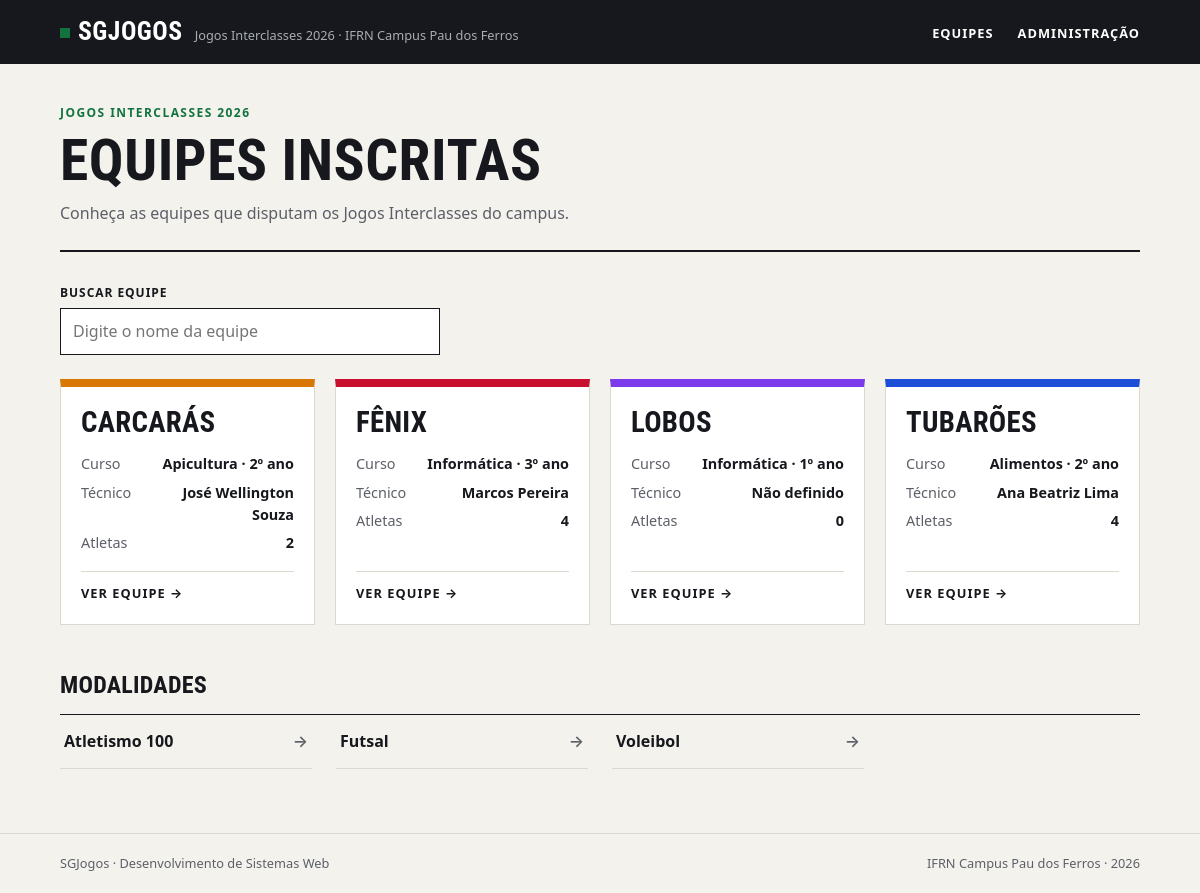
The page / on the database its author committed.
### jogos/models.py (models this page shows, shortened)
class Equipe(models.Model):
    nome = models.CharField(max_length=50, unique=True)
    curso = models.CharField(max_length=50)
    cor = models.CharField(max_length=50)
    criada_em = models.DateField(auto_now_add=True)
    class Meta:
        verbose_name = 'Equipe'
        verbose_name_plural = 'Equipes'
        ordering = ['nome']

class Tecnico(models.Model):
    nome = models.CharField(max_length=50)
    email = models.EmailField(max_length=254)
    telefone = models.CharField(max_length=50)
    equipe = models.OneToOneField("Equipe", on_delete=models.CASCADE, related_name='tecnico')
    class Meta:
        verbose_name = 'Tecnico'
        verbose_name_plural = 'Tecnicos'
        ordering = ['nome']
    def __str__(self):
        return self.nome

class Modalidade(models.Model):
    class Tipo(models.TextChoices):
        COLETIVO = 'coletivo'
        INDIVIDUAL = 'individual'
    nome = models.CharField(max_length=50, unique=True)
    tipo = models.CharField(choices=Tipo)
    max_atletas = models.PositiveIntegerField()
    class Meta:
        verbose_name = 'Modalidade'
        verbose_name_plural = 'Modalidades'
        ordering = ['nome']
    def __str__(self):
        return self.nome

### jogos/views.py (the view)
# urls.py: path('', index, name="index"),
def index(request):
    equipes = Equipe.objects.all()
    modalidades = Modalidade.objects.all()
    return render(request, "jogos/index.html", {'equipes': equipes, 'modalidades': modalidades})

### jogos/templates/jogos/index.html (shortened to what this page needs)
{% extends "base.html" %}
{% load static %}
{% block main %}
        <header class="topo">
            <span class="sobretitulo">Jogos Interclasses 2026</span>
            <h1>Equipes inscritas</h1>
            <p class="descricao">Conheça as equipes que disputam os Jogos Interclasses do campus.</p>
        </header>
        <div class="busca">
            <label for="busca">Buscar equipe</label>
            <input type="search" id="busca" placeholder="Digite o nome da equipe">
        </div>
        <section class="grade" id="lista-equipes">
            {% for equipe in equipes %}
                <article class="card" style="border-top-color: {{equipe.cor}}">
                    <h3>{{equipe.nome}}</h3>
                    <dl>
                        <dt>Curso</dt>
                        <dd>{{equipe.curso}}</dd>
                        <dt>Técnico</dt>
                        {% if equipe.tecnico %}
                            <dd>{{equipe.tecnico}}</dd>
                        {% else %}
                            <dd>Não definido</dd>
                        {% endif %}
                        <dt>Atletas</dt>
                        <dd>{{equipe.atletas.count}}</dd>
                    </dl>
                    <a class="link" href="{% url "jogos:equipe" equipe.id %}">Ver equipe</a>
                </article>
            {% empty %}
                <p class="sem-resultado" id="sem-resultado">Nenhuma equipe encontrada.</p>
            {% endfor %}
        </section>
        <h2>Modalidades</h2>
        <ul class="lista-modalidades">
            {% for modalidade in modalidades %}
                <li><a href="{% url "jogos:modalidade" modalidade.id %}">{{modalidade}}</a></li>
            {%empty%}
                <li>Nenhuma Modalidade Encontrada</li>
            {% endfor %}
        </ul>
{% endblock main %}

### templates/base.html (shortened to what this page needs)
{% load static %}
<!DOCTYPE html>
<html lang="en">
<head>
    <link rel="stylesheet" href="{% static "css/style.css" %}">
</head>
<body>
    <header class="cabecalho">
        <div class="conteudo">
            <a class="marca" href="{% url "jogos:index" %}">
                <strong>SGJogos</strong>
                <span>Jogos Interclasses 2026 · IFRN Campus Pau dos Ferros</span>
            </a>
            <nav class="menu">
                <ul>
                    <li><a href="{% url "jogos:index" %}">Equipes</a></li>
                    <li><a href="{% url "admin:index" %}">Administração</a></li>
                </ul>
            </nav>
        </div>
    </header>
    <main class="conteudo">
        {% block main %}{% endblock main %}
    </main>
    <footer class="rodape">
        <div class="conteudo">
            <p>SGJogos · Desenvolvimento de Sistemas Web</p>
            <p>IFRN Campus Pau dos Ferros · 2026</p>
        </div>
    </footer>
</body>
</html>

### jogos/static/css/style.css (style rules this page uses)
:root { --papel: #f4f2ed; --branco: #ffffff; --tinta: #16181d; --tinta-suave: #5c5f67; --linha: #dcd8ce; --verde: #12733f; --verde-claro: #e2efe6; --fonte-texto: system-ui, -apple-system, "Segoe UI", Roboto, Ubuntu, "Helvetica Neue", Arial, sans-serif; --fonte-titulo: "Bahnschrift SemiCondensed", "Bahnschrift", "Avenir Next Condensed", "Roboto Condensed", "Ubuntu Condensed", "Arial Narrow", var(--fonte-texto); }
*, *::before, *::after { box-sizing: border-box; }
* { margin: 0; padding: 0; }
body { min-height: 100vh; display: flex; flex-direction: column; background: var(--papel); color: var(--tinta); font-family: var(--fonte-texto); font-size: 1rem; line-height: 1.55; -webkit-font-smoothing: antialiased; }
a { color: inherit; }
ul { list-style: none; }
h1, h2, h3 { font-family: var(--fonte-titulo); font-stretch: condensed; font-weight: 700; line-height: 1.05; text-transform: uppercase; letter-spacing: 0.01em; }
.conteudo { width: 100%; max-width: 1120px; margin: 0 auto; padding: 0 20px; }
.cabecalho { background: var(--tinta); color: var(--branco); }
.cabecalho .conteudo { display: flex; align-items: center; justify-content: space-between; gap: 16px; min-height: 64px; }
.marca { display: flex; align-items: baseline; gap: 12px; text-decoration: none; }
.marca strong { font-family: var(--fonte-titulo); font-stretch: condensed; font-size: 1.6rem; letter-spacing: 0.02em; text-transform: uppercase; }
.marca strong::before { content: ""; display: inline-block; width: 10px; height: 10px; margin-right: 8px; background: var(--verde); transform: translateY(-2px); }
.marca span { color: #a9acb3; font-size: 0.8rem; }
.menu ul { display: flex; gap: 24px; }
.menu a { font-size: 0.8rem; font-weight: 600; letter-spacing: 0.08em; text-transform: uppercase; text-decoration: none; padding: 6px 0; border-bottom: 2px solid transparent; }
main.conteudo { flex: 1; padding-top: 40px; padding-bottom: 64px; }
.topo { padding-bottom: 24px; margin-bottom: 32px; border-bottom: 2px solid var(--tinta); }
.sobretitulo { display: block; margin-bottom: 8px; color: var(--verde); font-size: 0.75rem; font-weight: 700; letter-spacing: 0.12em; text-transform: uppercase; }
h1 { font-size: clamp(2.2rem, 6vw, 3.6rem); }
.descricao { max-width: 60ch; margin-top: 10px; color: var(--tinta-suave); }
h2 { margin: 48px 0 16px; font-size: 1.5rem; }
.busca { display: flex; flex-direction: column; gap: 6px; max-width: 380px; margin-bottom: 24px; }
.busca label { font-size: 0.75rem; font-weight: 700; letter-spacing: 0.08em; text-transform: uppercase; }
.busca input { padding: 10px 12px; border: 1px solid var(--tinta); border-radius: 0; background: var(--branco); color: var(--tinta); font: inherit; }
.grade { display: grid; grid-template-columns: repeat(auto-fill, minmax(250px, 1fr)); gap: 20px; }
.card { display: flex; flex-direction: column; gap: 16px; padding: 20px; background: var(--branco); border: 1px solid var(--linha); border-top: 8px solid var(--tinta); }
.card h3 { font-size: 1.8rem; }
.card dl { display: grid; grid-template-columns: auto 1fr; gap: 6px 12px; font-size: 0.9rem; }
.card dt { color: var(--tinta-suave); }
.card dd { font-weight: 600; text-align: right; }
.card .link { margin-top: auto; padding-top: 12px; border-top: 1px solid var(--linha); font-size: 0.8rem; font-weight: 700; letter-spacing: 0.08em; text-transform: uppercase; text-decoration: none; }
.card .link::after { content: " →"; }
.lista-modalidades { display: grid; grid-template-columns: repeat(auto-fill, minmax(220px, 1fr)); column-gap: 24px; border-top: 1px solid var(--tinta); }
.lista-modalidades a { display: flex; justify-content: space-between; padding: 14px 4px; border-bottom: 1px solid var(--linha); font-weight: 600; text-decoration: none; }
.lista-modalidades a::after { content: "→"; color: var(--tinta-suave); }
.rodape { border-top: 1px solid var(--linha); color: var(--tinta-suave); font-size: 0.8rem; }
.rodape .conteudo { display: flex; flex-wrap: wrap; justify-content: space-between; gap: 8px; padding-top: 20px; padding-bottom: 20px; }

### rows shown on the page
Equipe: nome "CARCARÁS", curso "Apicultura · 2º ano", tecnico "José Wellington Souza", atletas.count "2"
Equipe: nome "FÊNIX", curso "Informática · 3º ano", tecnico "Marcos Pereira", atletas.count "4"
Equipe: nome "LOBOS", curso "Informática · 1º ano", shows "Não definido", atletas.count "0"
Equipe: nome "TUBARÕES", curso "Alimentos · 2º ano", tecnico "Ana Beatriz Lima", atletas.count "4"
Modalidade: nome "Atletismo 100"
Modalidade: nome "Futsal"
Modalidade: nome "Voleibol"
